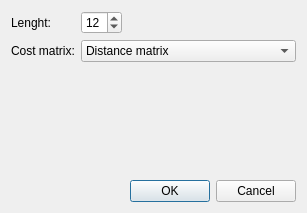
<?xml version="1.0" encoding="UTF-8"?>
<ui version="4.0">
 <class>NewDialog</class>
 <widget class="QDialog" name="NewDialog">
  <property name="geometry">
   <rect>
    <x>0</x>
    <y>0</y>
    <width>307</width>
    <height>213</height>
   </rect>
  </property>
  <property name="windowTitle">
   <string>New</string>
  </property>
  <layout class="QVBoxLayout" name="verticalLayout">
   <item>
    <layout class="QFormLayout" name="formLayout">
     <item row="0" column="0">
      <widget class="QLabel" name="label">
       <property name="text">
        <string>Lenght:</string>
       </property>
      </widget>
     </item>
     <item row="0" column="1">
      <layout class="QHBoxLayout" name="horizontalLayout">
       <item>
        <widget class="QSpinBox" name="lengthSpinBox">
         <property name="minimum">
          <number>2</number>
         </property>
         <property name="value">
          <number>12</number>
         </property>
        </widget>
       </item>
       <item>
        <spacer name="horizontalSpacer">
         <property name="orientation">
          <enum>Qt::Horizontal</enum>
         </property>
         <property name="sizeHint" stdset="0">
          <size>
           <width>40</width>
           <height>20</height>
          </size>
         </property>
        </spacer>
       </item>
      </layout>
     </item>
     <item row="1" column="0">
      <widget class="QLabel" name="label_2">
       <property name="text">
        <string>Cost matrix:</string>
       </property>
      </widget>
     </item>
     <item row="1" column="1">
      <widget class="QComboBox" name="costMatrixComboBox">
       <item>
        <property name="text">
         <string>Distance matrix</string>
        </property>
       </item>
       <item>
        <property name="text">
         <string>U matrix</string>
        </property>
       </item>
      </widget>
     </item>
    </layout>
   </item>
   <item>
    <spacer name="verticalSpacer">
     <property name="orientation">
      <enum>Qt::Vertical</enum>
     </property>
     <property name="sizeHint" stdset="0">
      <size>
       <width>20</width>
       <height>89</height>
      </size>
     </property>
    </spacer>
   </item>
   <item>
    <widget class="QDialogButtonBox" name="buttonBox">
     <property name="orientation">
      <enum>Qt::Horizontal</enum>
     </property>
     <property name="standardButtons">
      <set>QDialogButtonBox::Cancel|QDialogButtonBox::Ok</set>
     </property>
    </widget>
   </item>
  </layout>
 </widget>
 <resources/>
 <connections>
  <connection>
   <sender>buttonBox</sender>
   <signal>accepted()</signal>
   <receiver>NewDialog</receiver>
   <slot>accept()</slot>
   <hints>
    <hint type="sourcelabel">
     <x>248</x>
     <y>254</y>
    </hint>
    <hint type="destinationlabel">
     <x>157</x>
     <y>274</y>
    </hint>
   </hints>
  </connection>
  <connection>
   <sender>buttonBox</sender>
   <signal>rejected()</signal>
   <receiver>NewDialog</receiver>
   <slot>reject()</slot>
   <hints>
    <hint type="sourcelabel">
     <x>316</x>
     <y>260</y>
    </hint>
    <hint type="destinationlabel">
     <x>286</x>
     <y>274</y>
    </hint>
   </hints>
  </connection>
 </connections>
</ui>
